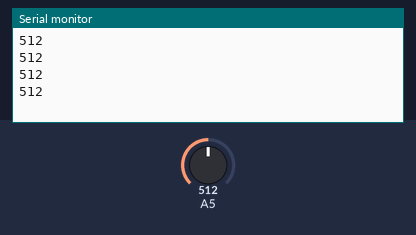
Simulated run of this sketch. Board: Arduino Uno, built with avr-gcc and run on an emulated ATmega328P. On the bench: the last lines printed to the serial monitor. The inputs (shaded band) are chosen by the test bench; at power-on: A5 = 512.

Above: at 1.2 s.
1.3 s: A5 set to 716
At 1.71 s:
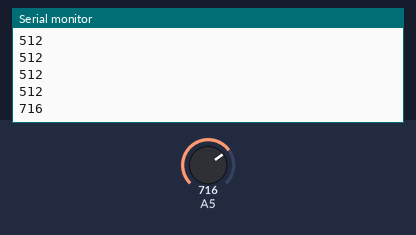
2.8 s: A5 set to 900
At 2.91 s:
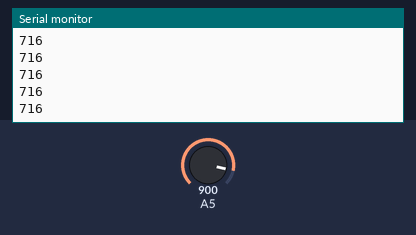
Timing chart, 0 to 5.8 s (numbered marks = the images above; inputs shaded):
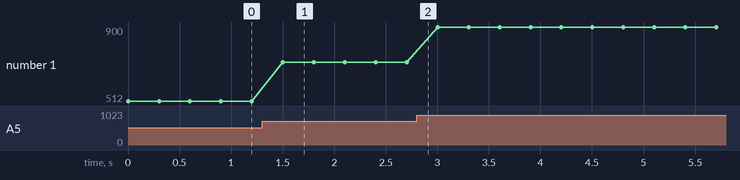

The sketch:

sketch_nov04c.ino
```cpp
void setup() {
  //flame센서
 Serial.begin(9600);
 //pinMode(A5,OUTPUT);
}

void loop() {
Serial.println(analogRead(A5));
delay(300);
}
```

Measured:
- after the input at 1.3 s, the serial monitor: prints a new line after 0.20 s (image 1)
- plotted number 1: 512 → 716 after the input at 1.3 s, 716 → 900 after the input at 2.8 s
